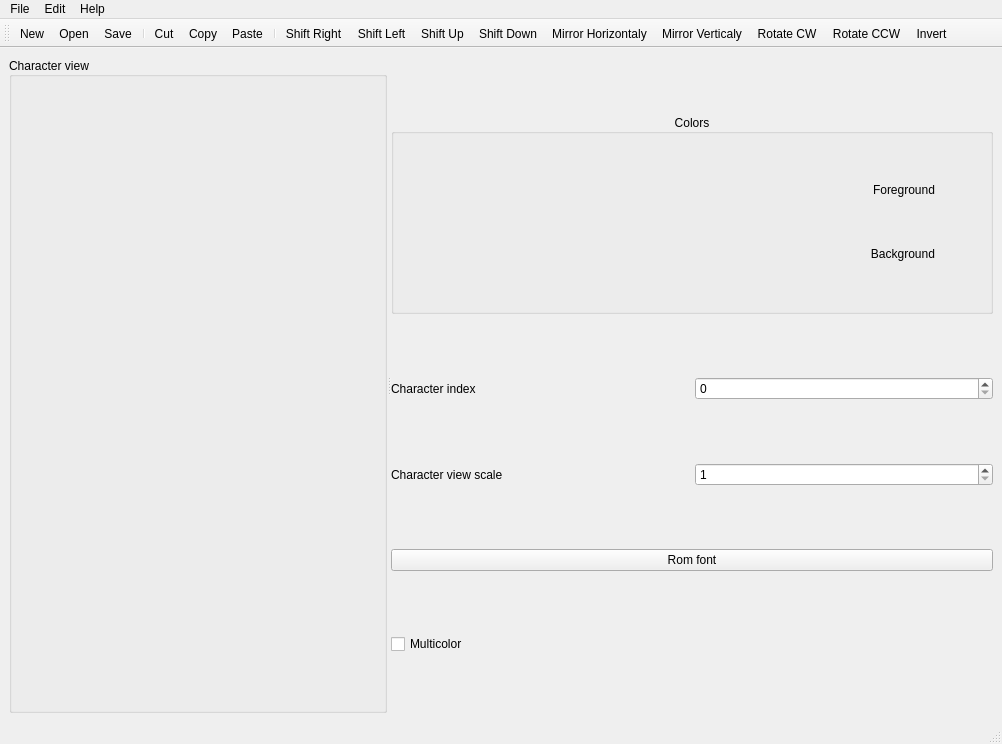
<?xml version="1.0" encoding="UTF-8"?>
<ui version="4.0">
 <class>MainWindow</class>
 <widget class="QMainWindow" name="MainWindow">
  <property name="geometry">
   <rect>
    <x>0</x>
    <y>0</y>
    <width>1002</width>
    <height>744</height>
   </rect>
  </property>
  <property name="windowTitle">
   <string>MainWindow</string>
  </property>
  <widget class="QWidget" name="centralwidget">
   <layout class="QHBoxLayout" name="horizontalLayout_5">
    <item>
     <widget class="QSplitter" name="splitter">
      <property name="orientation">
       <enum>Qt::Horizontal</enum>
      </property>
      <widget class="QGroupBox" name="groupBox_2">
       <property name="title">
        <string>Character view</string>
       </property>
       <property name="alignment">
        <set>Qt::AlignLeading|Qt::AlignLeft|Qt::AlignVCenter</set>
       </property>
       <property name="flat">
        <bool>false</bool>
       </property>
       <widget class="chardisplay" name="displayChar" native="true">
        <property name="geometry">
         <rect>
          <x>10</x>
          <y>42</y>
          <width>469</width>
          <height>591</height>
         </rect>
        </property>
       </widget>
      </widget>
      <widget class="QWidget" name="layoutWidget">
       <layout class="QVBoxLayout" name="verticalLayout">
        <item>
         <widget class="QGroupBox" name="groupBox">
          <property name="sizePolicy">
           <sizepolicy hsizetype="Preferred" vsizetype="Fixed">
            <horstretch>0</horstretch>
            <verstretch>0</verstretch>
           </sizepolicy>
          </property>
          <property name="minimumSize">
           <size>
            <width>0</width>
            <height>200</height>
           </size>
          </property>
          <property name="title">
           <string>Colors</string>
          </property>
          <property name="alignment">
           <set>Qt::AlignCenter</set>
          </property>
          <layout class="QVBoxLayout" name="verticalLayout_3">
           <item>
            <layout class="QHBoxLayout" name="horizontalLayout_3">
             <item>
              <widget class="QLabel" name="label_3">
               <property name="frameShadow">
                <enum>QFrame::Plain</enum>
               </property>
               <property name="text">
                <string>Foreground</string>
               </property>
               <property name="alignment">
                <set>Qt::AlignRight|Qt::AlignTrailing|Qt::AlignVCenter</set>
               </property>
              </widget>
             </item>
             <item>
              <widget class="palettebutton" name="pushButton_2">
               <property name="sizePolicy">
                <sizepolicy hsizetype="Fixed" vsizetype="Fixed">
                 <horstretch>0</horstretch>
                 <verstretch>0</verstretch>
                </sizepolicy>
               </property>
               <property name="statusTip">
                <string>Click or use the mouse wheel to change color</string>
               </property>
               <property name="text">
                <string/>
               </property>
               <property name="flat">
                <bool>true</bool>
               </property>
              </widget>
             </item>
            </layout>
           </item>
           <item>
            <layout class="QHBoxLayout" name="horizontalLayout_4">
             <item>
              <widget class="QLabel" name="label_4">
               <property name="text">
                <string>Background</string>
               </property>
               <property name="alignment">
                <set>Qt::AlignRight|Qt::AlignTrailing|Qt::AlignVCenter</set>
               </property>
              </widget>
             </item>
             <item>
              <widget class="palettebutton" name="pushButton_3">
               <property name="sizePolicy">
                <sizepolicy hsizetype="Fixed" vsizetype="Fixed">
                 <horstretch>0</horstretch>
                 <verstretch>0</verstretch>
                </sizepolicy>
               </property>
               <property name="statusTip">
                <string>Click or use the mouse wheel to change color</string>
               </property>
               <property name="text">
                <string/>
               </property>
               <property name="flat">
                <bool>true</bool>
               </property>
              </widget>
             </item>
            </layout>
           </item>
          </layout>
         </widget>
        </item>
        <item>
         <layout class="QHBoxLayout" name="horizontalLayout">
          <item>
           <widget class="QLabel" name="label">
            <property name="text">
             <string>Character index</string>
            </property>
           </widget>
          </item>
          <item>
           <widget class="QSpinBox" name="spinBox_2">
            <property name="contextMenuPolicy">
             <enum>Qt::CustomContextMenu</enum>
            </property>
            <property name="statusTip">
             <string>Char index  - Right click for character map</string>
            </property>
            <property name="maximum">
             <number>255</number>
            </property>
           </widget>
          </item>
         </layout>
        </item>
        <item>
         <layout class="QHBoxLayout" name="horizontalLayout_2">
          <item>
           <widget class="QLabel" name="label_2">
            <property name="text">
             <string>Character view scale</string>
            </property>
           </widget>
          </item>
          <item>
           <widget class="QSpinBox" name="spinBox">
            <property name="statusTip">
             <string>Scale of the char view</string>
            </property>
            <property name="minimum">
             <number>1</number>
            </property>
           </widget>
          </item>
         </layout>
        </item>
        <item>
         <widget class="QPushButton" name="pushButton">
          <property name="text">
           <string>Rom font</string>
          </property>
         </widget>
        </item>
        <item>
         <widget class="QCheckBox" name="checkBox">
          <property name="statusTip">
           <string>Not implemented (yet)</string>
          </property>
          <property name="text">
           <string>Multicolor</string>
          </property>
         </widget>
        </item>
       </layout>
      </widget>
     </widget>
    </item>
   </layout>
  </widget>
  <widget class="QMenuBar" name="menubar">
   <property name="geometry">
    <rect>
     <x>0</x>
     <y>0</y>
     <width>1002</width>
     <height>42</height>
    </rect>
   </property>
   <widget class="QMenu" name="menuFile">
    <property name="title">
     <string>File</string>
    </property>
    <widget class="QMenu" name="menuOpen_rom_font">
     <property name="title">
      <string>Open rom font</string>
     </property>
     <addaction name="actionDefault"/>
     <addaction name="actionUpper_Lower_case"/>
    </widget>
    <addaction name="actionNew"/>
    <addaction name="actionOpen"/>
    <addaction name="menuOpen_rom_font"/>
    <addaction name="actionSave"/>
    <addaction name="actionSave_As"/>
    <addaction name="separator"/>
    <addaction name="actionQuit"/>
   </widget>
   <widget class="QMenu" name="menuEdit">
    <property name="title">
     <string>Edit</string>
    </property>
    <addaction name="actionCut"/>
    <addaction name="actionCopy"/>
    <addaction name="actionPaste"/>
    <addaction name="separator"/>
    <addaction name="actionShift_Right"/>
    <addaction name="actionShift_Left"/>
    <addaction name="actionShift_Up"/>
    <addaction name="actionShift_Down"/>
    <addaction name="separator"/>
    <addaction name="actionMirror_Horizontaly"/>
    <addaction name="actionMirror_Verticaly"/>
    <addaction name="separator"/>
    <addaction name="actionRotate_CW"/>
    <addaction name="actionRotate_CCW"/>
    <addaction name="separator"/>
    <addaction name="actionInvert"/>
   </widget>
   <widget class="QMenu" name="menuHelp">
    <property name="title">
     <string>Help</string>
    </property>
    <addaction name="actionAbout"/>
   </widget>
   <addaction name="menuFile"/>
   <addaction name="menuEdit"/>
   <addaction name="menuHelp"/>
  </widget>
  <widget class="QStatusBar" name="statusbar"/>
  <widget class="QToolBar" name="toolBar">
   <property name="windowTitle">
    <string>toolBar</string>
   </property>
   <property name="iconSize">
    <size>
     <width>32</width>
     <height>32</height>
    </size>
   </property>
   <property name="toolButtonStyle">
    <enum>Qt::ToolButtonIconOnly</enum>
   </property>
   <attribute name="toolBarArea">
    <enum>TopToolBarArea</enum>
   </attribute>
   <attribute name="toolBarBreak">
    <bool>false</bool>
   </attribute>
   <addaction name="actionNew"/>
   <addaction name="actionOpen"/>
   <addaction name="actionSave"/>
   <addaction name="separator"/>
   <addaction name="actionCut"/>
   <addaction name="actionCopy"/>
   <addaction name="actionPaste"/>
   <addaction name="separator"/>
   <addaction name="actionShift_Right"/>
   <addaction name="actionShift_Left"/>
   <addaction name="actionShift_Up"/>
   <addaction name="actionShift_Down"/>
   <addaction name="actionMirror_Horizontaly"/>
   <addaction name="actionMirror_Verticaly"/>
   <addaction name="actionRotate_CW"/>
   <addaction name="actionRotate_CCW"/>
   <addaction name="actionInvert"/>
  </widget>
  <action name="actionOpen">
   <property name="icon">
    <iconset resource="resources.qrc">
     <normaloff>:/images/open.png</normaloff>:/images/open.png</iconset>
   </property>
   <property name="text">
    <string>Open...</string>
   </property>
   <property name="statusTip">
    <string>Open a character set from disk</string>
   </property>
   <property name="shortcut">
    <string>Ctrl+O</string>
   </property>
  </action>
  <action name="actionQuit">
   <property name="text">
    <string>Quit</string>
   </property>
   <property name="statusTip">
    <string>Quit the application</string>
   </property>
   <property name="shortcut">
    <string>Ctrl+Q</string>
   </property>
  </action>
  <action name="actionSave">
   <property name="icon">
    <iconset resource="resources.qrc">
     <normaloff>:/images/save.png</normaloff>:/images/save.png</iconset>
   </property>
   <property name="text">
    <string>Save</string>
   </property>
   <property name="statusTip">
    <string>Save the character set to disk</string>
   </property>
   <property name="shortcut">
    <string>Ctrl+S</string>
   </property>
  </action>
  <action name="actionCut">
   <property name="icon">
    <iconset resource="resources.qrc">
     <normaloff>:/images/cut.png</normaloff>:/images/cut.png</iconset>
   </property>
   <property name="text">
    <string>Cut</string>
   </property>
   <property name="statusTip">
    <string>Copy character data and clear</string>
   </property>
   <property name="shortcut">
    <string>Ctrl+X</string>
   </property>
  </action>
  <action name="actionCopy">
   <property name="icon">
    <iconset resource="resources.qrc">
     <normaloff>:/images/copy.png</normaloff>:/images/copy.png</iconset>
   </property>
   <property name="text">
    <string>Copy</string>
   </property>
   <property name="statusTip">
    <string>Copy character data</string>
   </property>
   <property name="shortcut">
    <string>Ctrl+C</string>
   </property>
  </action>
  <action name="actionPaste">
   <property name="icon">
    <iconset resource="resources.qrc">
     <normaloff>:/images/paste.png</normaloff>:/images/paste.png</iconset>
   </property>
   <property name="text">
    <string>Paste</string>
   </property>
   <property name="statusTip">
    <string>Paste character data</string>
   </property>
   <property name="shortcut">
    <string>Ctrl+V</string>
   </property>
  </action>
  <action name="actionShift_Right">
   <property name="icon">
    <iconset resource="resources.qrc">
     <normaloff>:/images/shift-right.png</normaloff>:/images/shift-right.png</iconset>
   </property>
   <property name="text">
    <string>Shift Right</string>
   </property>
   <property name="statusTip">
    <string>Shift character to the right</string>
   </property>
  </action>
  <action name="actionShift_Left">
   <property name="icon">
    <iconset resource="resources.qrc">
     <normaloff>:/images/shift-left.png</normaloff>:/images/shift-left.png</iconset>
   </property>
   <property name="text">
    <string>Shift Left</string>
   </property>
   <property name="statusTip">
    <string>Shift character to the left</string>
   </property>
  </action>
  <action name="actionShift_Up">
   <property name="icon">
    <iconset resource="resources.qrc">
     <normaloff>:/images/shift-up.png</normaloff>:/images/shift-up.png</iconset>
   </property>
   <property name="text">
    <string>Shift Up</string>
   </property>
   <property name="statusTip">
    <string>Shift character upwards</string>
   </property>
  </action>
  <action name="actionShift_Down">
   <property name="icon">
    <iconset resource="resources.qrc">
     <normaloff>:/images/shift-down.png</normaloff>:/images/shift-down.png</iconset>
   </property>
   <property name="text">
    <string>Shift Down</string>
   </property>
   <property name="statusTip">
    <string>Shift character downwards</string>
   </property>
  </action>
  <action name="actionMirror_Horizontaly">
   <property name="icon">
    <iconset resource="resources.qrc">
     <normaloff>:/images/mirror-horiz.png</normaloff>:/images/mirror-horiz.png</iconset>
   </property>
   <property name="text">
    <string>Mirror Horizontaly</string>
   </property>
   <property name="statusTip">
    <string>Mirror character horizontaly</string>
   </property>
  </action>
  <action name="actionMirror_Verticaly">
   <property name="icon">
    <iconset resource="resources.qrc">
     <normaloff>:/images/mirror-vert.png</normaloff>:/images/mirror-vert.png</iconset>
   </property>
   <property name="text">
    <string>Mirror Verticaly</string>
   </property>
   <property name="statusTip">
    <string>Mirror character verticaly</string>
   </property>
  </action>
  <action name="actionSave_As">
   <property name="icon">
    <iconset resource="resources.qrc">
     <normaloff>:/images/save.png</normaloff>:/images/save.png</iconset>
   </property>
   <property name="text">
    <string>Save As...</string>
   </property>
   <property name="shortcut">
    <string>Ctrl+Shift+S</string>
   </property>
  </action>
  <action name="actionRotate_CW">
   <property name="icon">
    <iconset resource="resources.qrc">
     <normaloff>:/images/rotatecw.png</normaloff>:/images/rotatecw.png</iconset>
   </property>
   <property name="text">
    <string>Rotate CW</string>
   </property>
   <property name="statusTip">
    <string>Rotate character clockwise</string>
   </property>
  </action>
  <action name="actionRotate_CCW">
   <property name="icon">
    <iconset resource="resources.qrc">
     <normaloff>:/images/rotateccw.png</normaloff>:/images/rotateccw.png</iconset>
   </property>
   <property name="text">
    <string>Rotate CCW</string>
   </property>
   <property name="statusTip">
    <string>Rotate character counter-clockwise</string>
   </property>
  </action>
  <action name="actionDefault">
   <property name="text">
    <string>Default</string>
   </property>
   <property name="shortcut">
    <string>Ctrl+1</string>
   </property>
  </action>
  <action name="actionUpper_Lower_case">
   <property name="text">
    <string>Upper/Lower case</string>
   </property>
   <property name="shortcut">
    <string>Ctrl+2</string>
   </property>
  </action>
  <action name="actionNew">
   <property name="icon">
    <iconset resource="resources.qrc">
     <normaloff>:/images/new.png</normaloff>:/images/new.png</iconset>
   </property>
   <property name="text">
    <string>New</string>
   </property>
   <property name="statusTip">
    <string>Start a new character set from scratch</string>
   </property>
   <property name="shortcut">
    <string>Ctrl+N</string>
   </property>
  </action>
  <action name="actionInvert">
   <property name="icon">
    <iconset resource="resources.qrc">
     <normaloff>:/images/invert.png</normaloff>:/images/invert.png</iconset>
   </property>
   <property name="text">
    <string>Invert</string>
   </property>
   <property name="statusTip">
    <string>Inverts all the pixels in the character</string>
   </property>
  </action>
  <action name="actionAbout">
   <property name="icon">
    <iconset resource="resources.qrc">
     <normaloff>:/images/about.png</normaloff>:/images/about.png</iconset>
   </property>
   <property name="text">
    <string>About Char64...</string>
   </property>
  </action>
 </widget>
 <customwidgets>
  <customwidget>
   <class>chardisplay</class>
   <extends>QWidget</extends>
   <header>chardisplay.h</header>
   <container>1</container>
  </customwidget>
  <customwidget>
   <class>palettebutton</class>
   <extends>QPushButton</extends>
   <header>palettebutton.h</header>
   <slots>
    <signal>currentIndexChanged(int)</signal>
   </slots>
  </customwidget>
 </customwidgets>
 <resources>
  <include location="resources.qrc"/>
 </resources>
 <connections/>
</ui>
